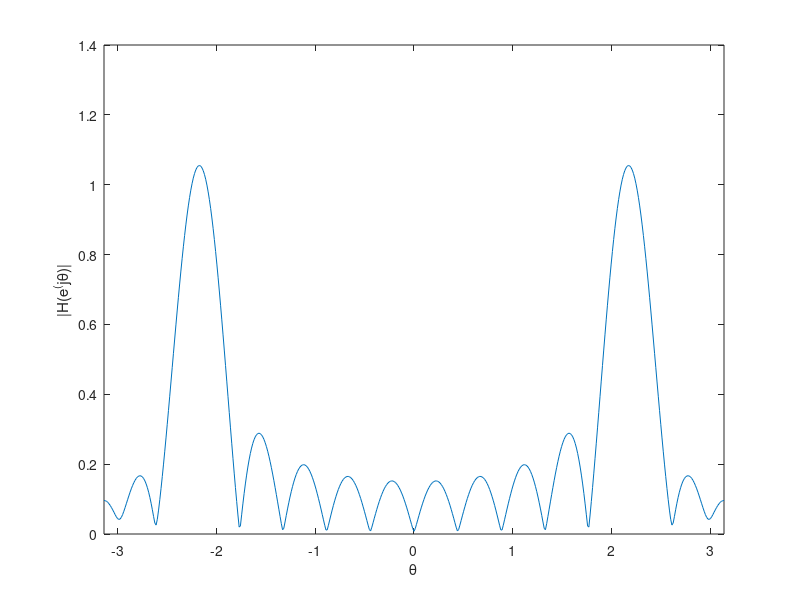

Reproduce this figure in MATLAB. (Note: this script raises an error after producing the figure.)
theta = linspace(-pi,pi,501);
index= find(theta > 0.82*pi,1,"first");
L= 1;
Theta_C = 0.7*pi;
Lmin= 0;
while L<= 100
    
    n = linspace(0,L-1,L);
    h2 = 2/L * cos(Theta_C*n);
    HH_0 = freqz(h2,1,theta);
    if abs(HH_0(index)) < 0.1
        Lmin= L;
        break;
    end
    L = L+1;
end
Lmin

n_end = linspace(0,Lmin-1,Lmin);
h2_end = (2/Lmin)* cos(Theta_C*n);
HH_end = abs(freqz(h2_end,1,theta));


%Aditionally
[~,posMax] = max(HH_end);
RightHH_end=find(HH_end(posMax:end)< (1/ sqrt(2)),1,'first'); %right
LeftHH_end=find(HH_end(posMax:-1:1)< (1/ sqrt(2)),1,'first'); %Left
 RightHH_end = posMax-1 + RightHH_end;
 LeftHH_end = posMax+1 - LeftHH_end;
Wpb_Lmin = theta(RightHH_end) - theta(LeftHH_end)
%%%

plot(theta,HH_end);

xlim([-pi,pi]);
ylabel('|H(e^(j\theta)|')
xlabel('\theta')
legendcontent = sprintf('L= %i',Lmin);
% legend(legendcontent);
xline(theta(RightHH_end),'r')
xline(theta(LeftHH_end),'r')
yline(1/sqrt(2),'g')
